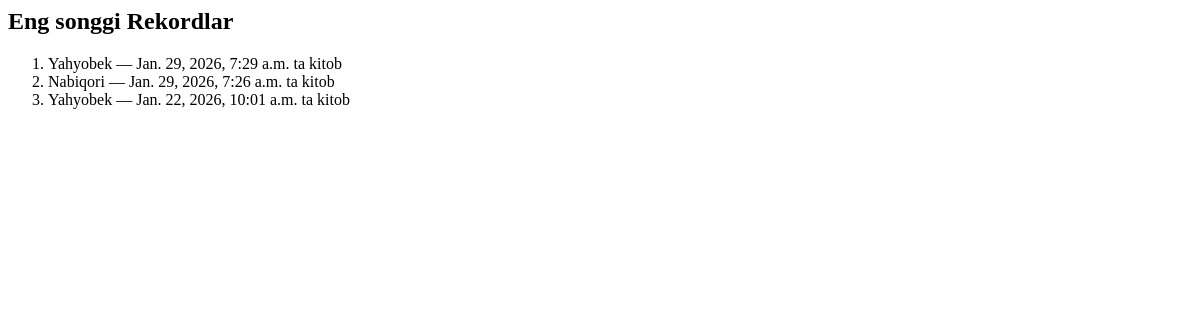
/record_sanasi/, run on an earlier commit of the app's database.
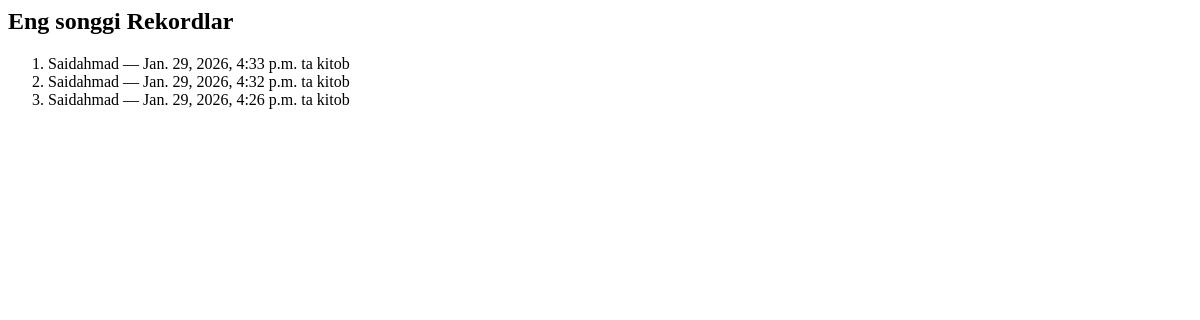
And on a later commit of the database.
### mainApp/models.py (models this page shows, shortened)
class Record(models.Model):
    talaba = models.ForeignKey(Talaba, on_delete=models.SET_NULL, blank=True, null=True)
    kitob = models.ForeignKey(Kitob, on_delete=models.SET_NULL, blank=True, null=True)
    kutubxonachi = models.ForeignKey(Kutubxonachi, on_delete=models.SET_NULL, blank=True, null=True)
    olingan_sana = models.DateTimeField(auto_now_add=True)
    qaytargan_sana = models.DateTimeField(blank=True, null=True)

class Talaba(models.Model):
    ism = models.CharField(max_length=255)
    guruh = models.CharField(max_length=50, blank=True, null=True)
    kurs = models.PositiveSmallIntegerField(default=1)
    kitob_soni = models.PositiveSmallIntegerField(default=0)
    def __str__(self):
        return self.ism

### mainApp/views.py (the view)
# urls.py: path('record_sanasi/', rekordlar_sanasi_view),
def rekordlar_sanasi_view(request):
    oxirgi_3_record = Record.objects.order_by('-olingan_sana')[:3]
    context = {
        "oxirgi_3_record": oxirgi_3_record
        }
    return render(request, 'rekordlar_sanasi.html', context)

### templates/rekordlar_sanasi.html
<h2>Eng songgi Rekordlar</h2>
<ol>
    {% for rekord in oxirgi_3_record %}
        <li>
            {{ rekord.talaba }} —
            {{ rekord.olingan_sana }} ta kitob
        </li>
    {% endfor %}
</ol>

What changed in the data, as far as the page shows it:
no longer on this page (row unchanged): Record: talaba "Yahyobek", olingan_sana "Jan. 29, 2026, 7:29 a.m."
no longer on this page (row unchanged): Record: talaba "Nabiqori", olingan_sana "Jan. 29, 2026, 7:26 a.m."
removed Record: talaba "Yahyobek", olingan_sana "Jan. 22, 2026, 10:01 a.m."
added Record: talaba "Saidahmad", olingan_sana "Jan. 29, 2026, 4:33 p.m."
added Record: talaba "Saidahmad", olingan_sana "Jan. 29, 2026, 4:32 p.m."
added Record: talaba "Saidahmad", olingan_sana "Jan. 29, 2026, 4:26 p.m."
